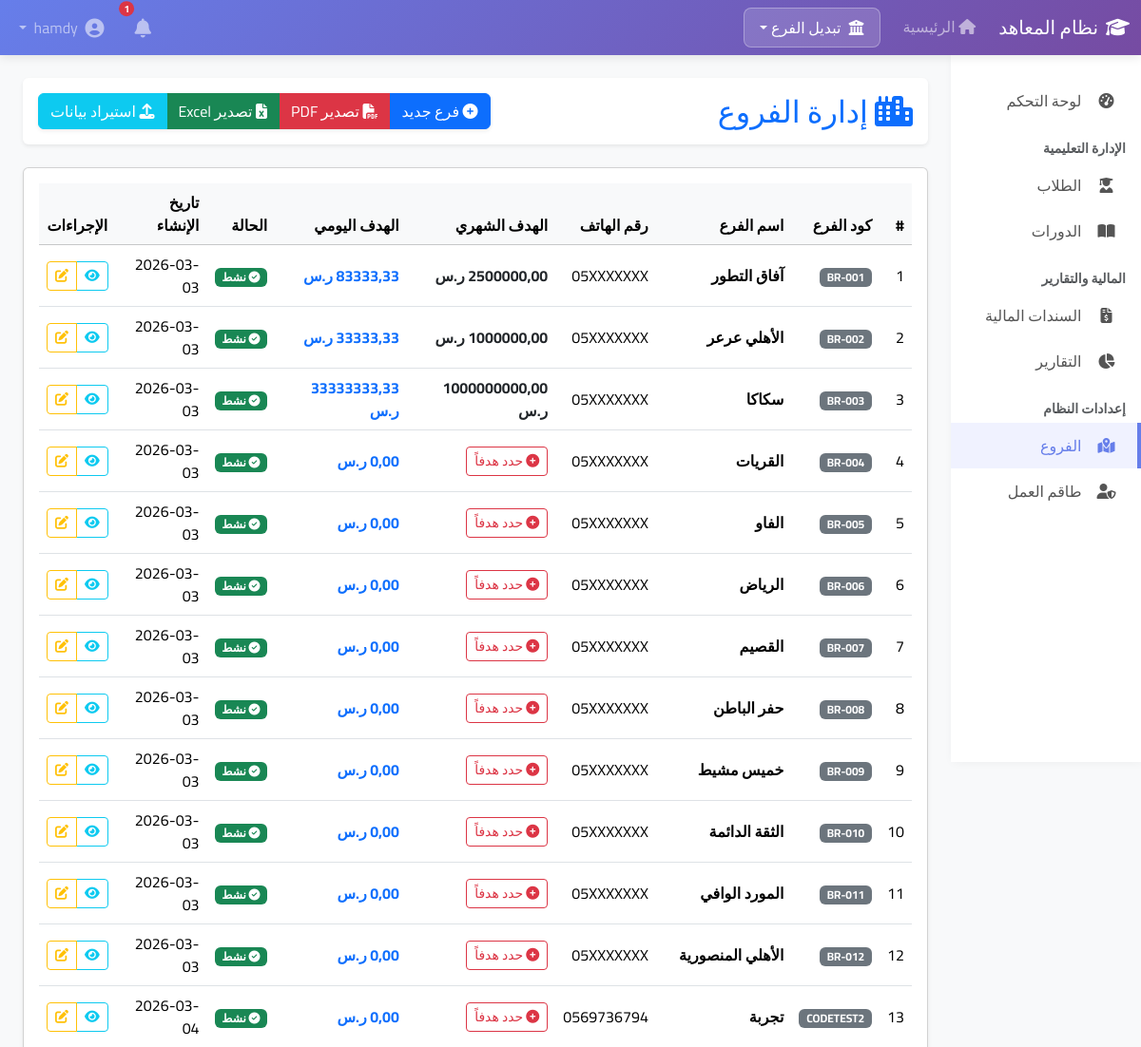
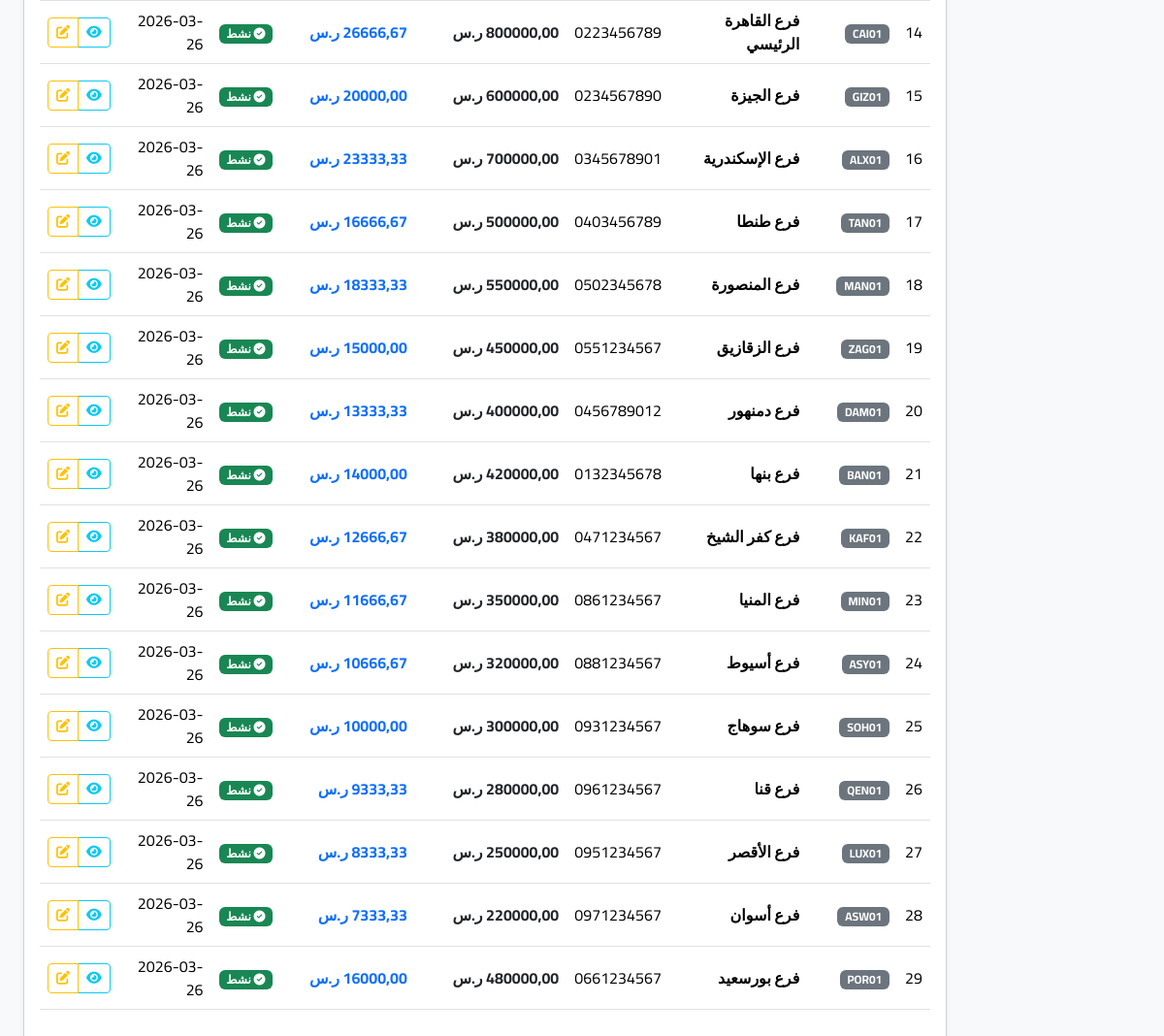
The page /branches/ (signed in) on the database its author committed (2 pictures, top to bottom).
### branches/models.py (models this page shows, shortened)
class Branch(models.Model):
    name = models.CharField(max_length=100, verbose_name='اسم الفرع')
    code = models.CharField(max_length=10, unique=True, verbose_name='كود الفرع')
    address = models.TextField(blank=True, verbose_name='العنوان')
    phone = models.CharField(max_length=20, blank=True, verbose_name='رقم الهاتف')
    email = models.EmailField(blank=True, verbose_name='البريد الإلكتروني')
    is_active = models.BooleanField(default=True, verbose_name='نشط')
    created_at = models.DateTimeField(auto_now_add=True, verbose_name='تاريخ الإنشاء')
    def get_current_month_target(self):
        today = date.today()
        target_obj = self.targets.filter(year=today.year, month=today.month).first()
        return float(target_obj.amount) if target_obj else 0.0
    @property
    def get_daily_target(self):
        monthly_target = self.get_current_month_target()
        if monthly_target > 0:
            return monthly_target / 30
        return 0.0

class BranchTarget(models.Model):
    MONTH_CHOICES = [
        (1, 'يناير'), (2, 'فبراير'), (3, 'مارس'), (4, 'أبريل'),
        (5, 'مايو'), (6, 'يونيو'), (7, 'يوليو'), (8, 'أغسطس'),
        (9, 'سبتمبر'), (10, 'أكتوبر'), (11, 'نوفمبر'), (12, 'ديسمبر'),
    ]
    branch = models.ForeignKey(Branch, on_delete=models.CASCADE, related_name='targets', verbose_name='الفرع')
    year = models.PositiveIntegerField(default=date.today().year, verbose_name='السنة')
    month = models.PositiveIntegerField(choices=MONTH_CHOICES, verbose_name='الشهر')
    amount = models.DecimalField(max_digits=12, decimal_places=2, verbose_name='المبلغ المستهدف',
                                 validators=[MinValueValidator(0)])
    class Meta:
        verbose_name = 'هدف الفرع'
        verbose_name_plural = 'أهداف الفروع'
        unique_together = ['branch', 'year', 'month']  # يمنع تكرار الهدف لنفس الفرع في نفس الشهر

### branches/views.py (the view)
# urls.py: path('', views.branch_list, name='branch_list'),
@login_required
def branch_list(request):
    if request.user.is_superuser or request.user.user_type == 'admin':
        branches = Branch.objects.filter(is_active=True)
    else:
        branches = Branch.objects.filter(id=request.user.branch_id) if request.user.branch else Branch.objects.none()
    branch_form = BranchForm()
    return render(request, 'branches/branch_list.html', {'branches': branches, 'branch_form': branch_form})

### templates/branches/branch_list.html (shortened to what this page needs)
{% extends 'base.html' %}
{% block content %}
<div class="d-flex justify-content-between align-items-center mb-4 bg-white p-3 rounded shadow-sm">
    <h2 class="text-primary m-0"><i class="fas fa-city"></i> إدارة الفروع</h2>
    <div class="btn-group shadow-sm">
      <button type="button" class="btn btn-primary" data-bs-toggle="modal" data-bs-target="#addBranchModal">
    <i class="fas fa-plus-circle"></i> فرع جديد
</button>
        <a href="{% url 'branches:export_branches_pdf' %}" class="btn btn-danger">
            <i class="fas fa-file-pdf"></i> تصدير PDF
        </a>
        <a href="{% url 'branches:export_branches_excel' %}" class="btn btn-success">
            <i class="fas fa-file-excel"></i> تصدير Excel
        </a>
        <button type="button" class="btn btn-info text-white" onclick="document.getElementById('excelInput').click()">
            <i class="fas fa-upload"></i> استيراد بيانات
        </button>
    </div>
</div>
<div class="card shadow-sm">
    <div class="card-body">
        <div class="table-responsive">
            <table class="table table-hover align-middle">
                <thead class="table-light">
                    <tr>
                        <th>#</th>
                        <th>كود الفرع</th>
                        <th>اسم الفرع</th>
                        <th>رقم الهاتف</th>
                        <th>الهدف الشهري</th>
                        <th>الهدف اليومي</th>
                        <th>الحالة</th>
                        <th>تاريخ الإنشاء</th>
                        <th class="text-center">الإجراءات</th>
                    </tr>
                </thead>
                <tbody>
                    {% for branch in branches %}
                    <tr>
                        <td>{{ forloop.counter }}</td>
                        <td><span class="badge bg-secondary">{{ branch.code }}</span></td>
                        <td><strong>{{ branch.name }}</strong></td>
                        <td>{{ branch.phone|default:"---" }}</td>
<td>
    {% with current_target=branch.get_current_month_target %}
        {% if current_target > 0 %}
            <span class="fw-bold text-dark">{{ current_target|floatformat:2 }} ر.س</span>
        {% else %}
            <button type="button" class="btn btn-sm btn-outline-danger border-dashed"
                    data-bs-toggle="modal"
                    data-bs-target="#addTargetModal"
                    data-branch-id="{{ branch.id }}"
                    data-branch-name="{{ branch.name }}">
                <i class="fas fa-plus-circle"></i> حدد هدفاً
            </button>
        {% endif %}
    {% endwith %}
</td>                       <td>
    <span class="text-primary fw-bold">
        {{ branch.get_daily_target|floatformat:2 }} ر.س
    </span>
</td>
                        <td>
                            {% if branch.is_active %}
                            <span class="badge bg-success"><i class="fas fa-check-circle"></i> نشط</span>
                            {% else %}
                            <span class="badge bg-danger"><i class="fas fa-times-circle"></i> غير نشط</span>
                            {% endif %}
                        </td>
                        <td>{{ branch.created_at|date:"Y-m-d" }}</td>
                        <td class="text-center">
                            <div class="btn-group" role="group">
                                <a href="{% url 'branches:branch_detail' branch.pk %}" class="btn btn-sm btn-outline-info" title="تفاصيل">
                                    <i class="fas fa-eye"></i>
                                </a>
                                {% if user.is_superuser or user.user_type == 'admin' %}
                                <a href="{% url 'branches:branch_edit' branch.pk %}" class="btn btn-sm btn-outline-warning" title="تعديل">
                                    <i class="fas fa-edit"></i>
                                </a>
                                {% endif %}
                            </div>
                        </td>
                    </tr>
                    {% endfor %}
                </tbody>
            </table>
        </div>
    </div>
</div>
{% endblock %}

### templates/base.html (style rules this page uses)
* { font-family: 'Cairo', sans-serif; }
body { background-color: #f8f9fa; overflow-x: hidden; }

### rows shown on the page
Branch: code "BR-001", name "آفاق التطور", phone "05XXXXXXX", get_current_month_target "2500000,00", is_active True (drawn), created_at "2026-03-03"
Branch: code "BR-002", name "الأهلي عرعر", phone "05XXXXXXX", get_current_month_target "1000000,00", is_active True (drawn), created_at "2026-03-03"
Branch: code "BR-003", name "سكاكا", phone "05XXXXXXX", get_current_month_target "1000000000,00", get_daily_target "33333333,33", is_active True (drawn), created_at "2026-03-03"
Branch: code "BR-004", name "القريات", phone "05XXXXXXX", get_daily_target "0,00", is_active True (drawn), created_at "2026-03-03"
Branch: code "BR-005", name "الفاو", phone "05XXXXXXX", get_daily_target "0,00", is_active True (drawn), created_at "2026-03-03"
Branch: code "BR-006", name "الرياض", phone "05XXXXXXX", get_daily_target "0,00", is_active True (drawn), created_at "2026-03-03"
Branch: code "BR-007", name "القصيم", phone "05XXXXXXX", get_daily_target "0,00", is_active True (drawn), created_at "2026-03-03"
Branch: code "BR-008", name "حفر الباطن", phone "05XXXXXXX", get_daily_target "0,00", is_active True (drawn), created_at "2026-03-03"
Branch: code "BR-009", name "خميس مشيط", phone "05XXXXXXX", get_daily_target "0,00", is_active True (drawn), created_at "2026-03-03"
Branch: code "BR-010", name "الثقة الدائمة", phone "05XXXXXXX", get_daily_target "0,00", is_active True (drawn), created_at "2026-03-03"
Branch: code "BR-011", name "المورد الوافي", phone "05XXXXXXX", get_daily_target "0,00", is_active True (drawn), created_at "2026-03-03"
Branch: code "BR-012", name "الأهلي المنصورية", phone "05XXXXXXX", get_daily_target "0,00", is_active True (drawn), created_at "2026-03-03"
Branch: code "CODETEST2", name "تجربة", phone "0569736794", get_daily_target "0,00", is_active True (drawn), created_at "2026-03-04"
Branch: code "CAI01", name "فرع القاهرة الرئيسي", phone "0223456789", get_current_month_target "800000,00", is_active True (drawn), created_at "2026-03-26"
Branch: code "GIZ01", name "فرع الجيزة", phone "0234567890", get_current_month_target "600000,00", is_active True (drawn), created_at "2026-03-26"
Branch: code "ALX01", name "فرع الإسكندرية", phone "0345678901", get_current_month_target "700000,00", is_active True (drawn), created_at "2026-03-26"
Branch: code "TAN01", name "فرع طنطا", phone "0403456789", get_current_month_target "500000,00", is_active True (drawn), created_at "2026-03-26"
Branch: code "MAN01", name "فرع المنصورة", phone "0502345678", get_current_month_target "550000,00", is_active True (drawn), created_at "2026-03-26"
Branch: code "ZAG01", name "فرع الزقازيق", phone "0551234567", get_current_month_target "450000,00", is_active True (drawn), created_at "2026-03-26"
Branch: code "DAM01", name "فرع دمنهور", phone "0456789012", get_current_month_target "400000,00", is_active True (drawn), created_at "2026-03-26"
Branch: code "BAN01", name "فرع بنها", phone "0132345678", get_current_month_target "420000,00", is_active True (drawn), created_at "2026-03-26"
Branch: code "KAF01", name "فرع كفر الشيخ", phone "0471234567", get_current_month_target "380000,00", is_active True (drawn), created_at "2026-03-26"
Branch: code "MIN01", name "فرع المنيا", phone "0861234567", get_current_month_target "350000,00", is_active True (drawn), created_at "2026-03-26"
Branch: code "ASY01", name "فرع أسيوط", phone "0881234567", get_current_month_target "320000,00", is_active True (drawn), created_at "2026-03-26"
Branch: code "SOH01", name "فرع سوهاج", phone "0931234567", get_current_month_target "300000,00", is_active True (drawn), created_at "2026-03-26"
Branch: code "QEN01", name "فرع قنا", phone "0961234567", get_current_month_target "280000,00", get_daily_target "9333,33", is_active True (drawn), created_at "2026-03-26"
Branch: code "LUX01", name "فرع الأقصر", phone "0951234567", get_current_month_target "250000,00", get_daily_target "8333,33", is_active True (drawn), created_at "2026-03-26"
Branch: code "ASW01", name "فرع أسوان", phone "0971234567", get_current_month_target "220000,00", get_daily_target "7333,33", is_active True (drawn), created_at "2026-03-26"
Branch: code "POR01", name "فرع بورسعيد", phone "0661234567", get_current_month_target "480000,00", is_active True (drawn), created_at "2026-03-26"
